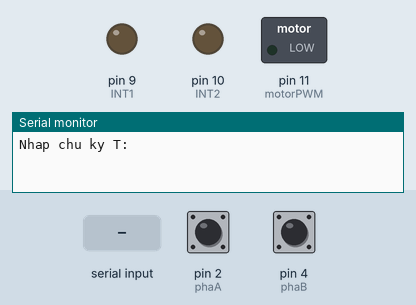
This sketch was run on a simulated Arduino Uno, built with avr-gcc and run on an emulated ATmega328P. On the bench: switched loads named in the sketch (green lamp = pin HIGH), output pins drawn as LEDs (lit = HIGH), the last lines printed to the serial monitor. Dashed ring = blinking. Inputs (shaded band) come from the test bench; at power-on: pin 2 (phaA) HIGH, pin 4 (phaB) HIGH.

Above: at 0.8 s.
0.9 s: "90,45\n" received over Serial
At 1.09 s:
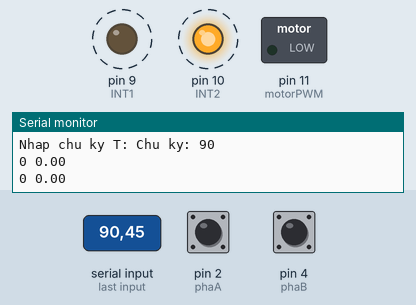
3.9 s: pin 2 (phaA) pulled LOW for 3.2 s
At 8.4 s:
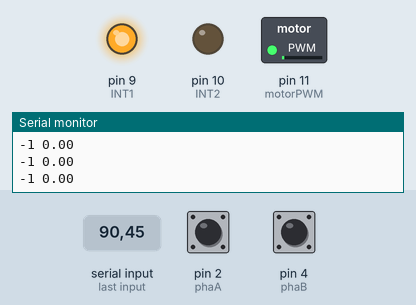
Timing chart, 0 to 12.2 s (numbered marks = the images above; inputs shaded):
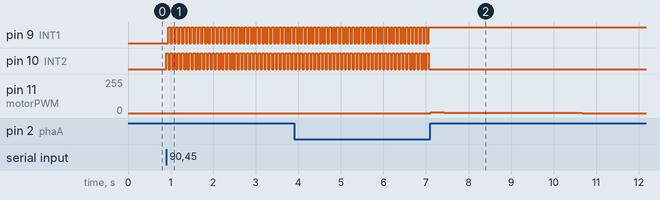

Measured:
- after the input at 0.9 s, pin 9 (INT1): alternates HIGH for 0.04 s and LOW for 0.05 s, starting after 0.05 s; pin 10 (INT2): alternates HIGH for 0.05 s and LOW for 0.04 s, starting at once
- after the input at 3.9 s, pin 9 (INT1): goes on until 7.1 s, then stays HIGH; pin 10 (INT2): goes on until 7.1 s, then stays LOW; pin 11 (motorPWM): 0/255 → 7/255 after 3.2 s, → 1/255 0.32 s later, → 0/255 3.2 s later

The sketch:

PID_DongCo.ino
```cpp
#define phaA 2
#define phaB 4
#define motorPWM 11 // Chân PWM điều khiển tốc độ động cơ (L298N)
#define INT1 9
#define INT2 10
#define PI 3.14

// Định nghĩa các macro để chọn loại xung
#define SIN_WAVE 1
#define STEP_WAVE 2

// Chọn loại xung cần sử dụng
//#define WAVE_TYPE SIN_WAVE // Thay đổi SIN_WAVE thành STEP_WAVE để chuyển đổi
#define WAVE_TYPE STEP_WAVE
// Định nghĩa các tham số PID theo loại xung
#if WAVE_TYPE == SIN_WAVE
    double kp = 0.6, ki = 0.001, kd = 0; // Các tham số PID cho xung sin
#elif WAVE_TYPE == STEP_WAVE
    double kp = 0.04, ki = 0.0005, kd = 0.0001; // Các tham số PID cho xung step
#endif

volatile int counter = 0; // Biến đếm từ encoder
int lastCounter = 0;
float rpm, setpoint = 2000, output;
double error, lastError;
double integral = 0, derivative;
unsigned long lastTime, currentTime;
unsigned long sampleTime = 100; // 200ms
float N = 1000;           //1000 xung mỗi vòng
double maxIntegral = 1000.0; // Giới hạn cho tích phân
unsigned long batdaulaymau, ketthuclaymau;
int period = 0; // 5 giây cho một chu kỳ

double previous_filtered_output = 0;
double alpha = 0.1; // Hệ số lọc, bạn có thể điều chỉnh giá trị này

void setup()
{
    Serial.begin(9600);
    pinMode(phaA, INPUT_PULLUP); // chân đầu vào pullup bên trong 2
    pinMode(phaB, INPUT_PULLUP); // chân đầu vào pullup bên trong 3
    pinMode(motorPWM, OUTPUT);   // Chân PWM điều khiển động cơ
    pinMode(INT1, OUTPUT);       // Chân INT1 điều khiển hướng động cơ
    pinMode(INT2, OUTPUT);       // Chân INT2 điều khiển hướng động cơ
//Thiết lập ngắt
// Xung tăng từ bộ mã hóa được kích hoạt ai0(). AttachInterrupt 0 là DigitalPin nr 2 trên hầu hết Arduino.
    attachInterrupt(0, ai0, RISING);
    lastTime = millis();
    batdaulaymau =millis();
    Serial.print("Nhap chu ky T: ");
    while(!Serial.available())
  {
    period = Serial.parseInt();
    //period = Serial.readString().toInt;
    Serial.println("Chu ky: " + String(period));
  }
}
void loop()
{
  currentTime = millis();

    // Tính toán setpoint theo thời gian

    double timeInCycle = fmod(currentTime, period);
    //------------Xung hinh xin--------------

    #if WAVE_TYPE == SIN_WAVE
    // ------------Xung hình sin--------------
    double angle = (timeInCycle / period) * 2 * PI;
    setpoint = 510 * sin(angle); // Định tỷ lệ giá trị sin từ -500 đến 500

    #elif WAVE_TYPE == STEP_WAVE
    // ------------Xung step-----------------
    if (timeInCycle <= period/2)
    {
        // Giai đoạn 0 đến 2 giây: Tăng từ 0 lên 500
        setpoint = 0;
    }
    else if (timeInCycle > period/2 && timeInCycle <= period) {
        setpoint = 500;
    }
    else
    {
        // Giai đoạn 4 đến 6 giây: Không phát xung
        setpoint = 0; // Giữ nguyên giá trị step
    }
    #endif


    // Tính toán các thành phần của PI
    error = setpoint - counter;
    //Serial.println(error);
    integral += error * (currentTime - lastTime) / 1000.0;
    integral = constrain(integral, -maxIntegral, maxIntegral); // Giới hạn tích phân
    derivative = (error - lastError) / ((currentTime - lastTime) / 1000.0);\
    if(kd ==0)
    {
      derivative =0;
    }
    // Tính toán đầu ra PI
    double output = kp * error + ki * integral + kd * derivative;

    // Giới hạn đầu ra từ 0 đến 255 (giá trị PWM)
    if (output > 255) output = 255;
    // Điều khiển hướng động cơ
    if (error > 0) {
      analogWrite(motorPWM, output);
        digitalWrite(INT1, HIGH);
        digitalWrite(INT2, LOW);
    } else {
      output = - output;
      analogWrite(motorPWM, output);
        digitalWrite(INT1, LOW);
        digitalWrite(INT2, HIGH);

    }

    // Điều khiển động cơ bằng PWM


    // Cập nhật giá trị cho lần sau
    lastError = error;
    lastTime = currentTime;

    //Serial.print("Counter: ");
    //Serial.println(batdaulaymau);
    if(millis() - batdaulaymau>=100)
    {
    Serial.print(counter);
    Serial.print(" ");
    //Serial.print(" Setpoint: ");
    Serial.println(setpoint);
    batdaulaymau = millis();
    }

    //Serial.print(" Output: ");
    //Serial.println(output);
}
void ai0()
{

// ai0 được kích hoạt nếu DigitalPin nr 2 chuyển từ THẤP lên CAO
    // Kiểm tra chân 3 để xác định hướng
    if (digitalRead(phaB) == LOW)
    {
        counter++;
    }
    else if(digitalRead(phaB)==HIGH)
    {
        counter--;
    }
    else{}
}
```
